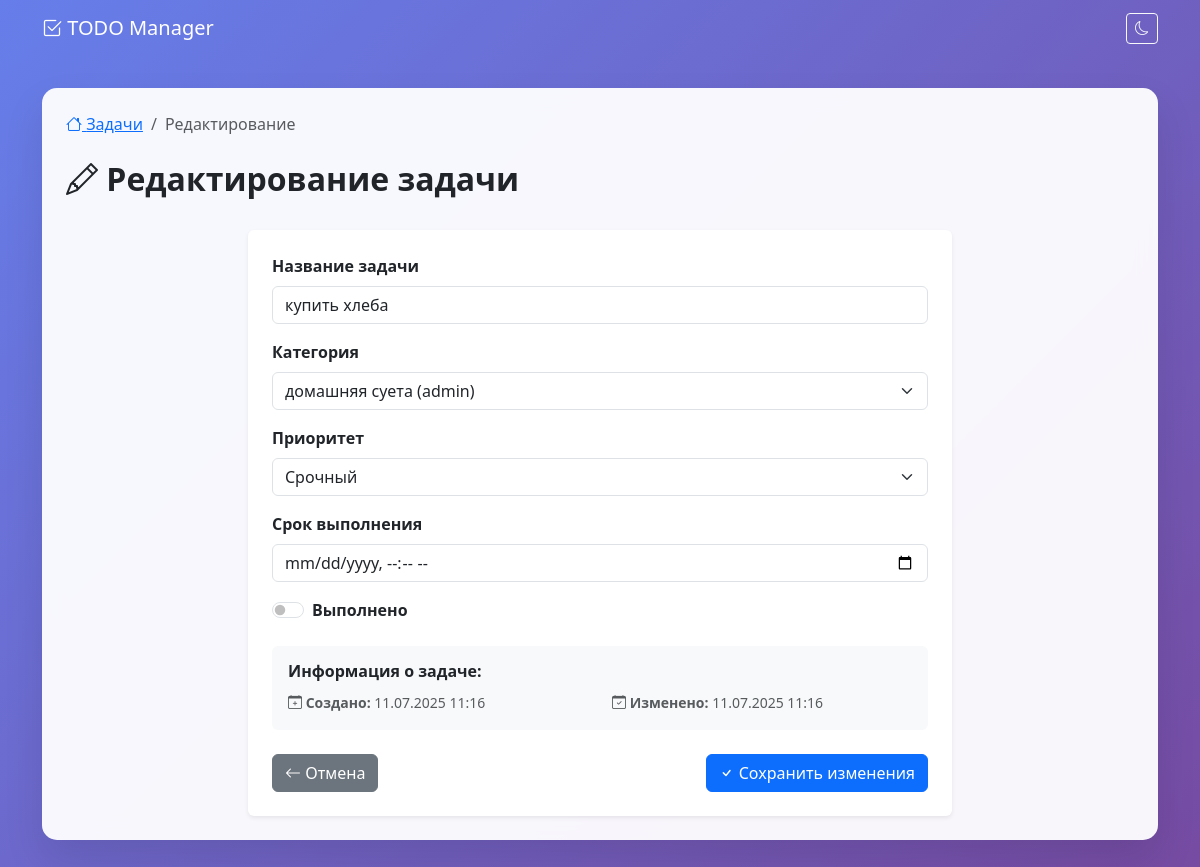
The app's page /todo/todo/1/edit/ (signed in) with its own data.
### todo_list/models.py (models this page shows, shortened)
class ToDoItem(models.Model):
    PRIORITY_CHOICES = [
        ('low', 'Низкий'),
        ('medium', 'Средний'),
        ('high', 'Высокий'),
        ('urgent', 'Срочный'),
    ]
    class Meta:
        verbose_name = 'Задача'
        verbose_name_plural = 'Задачи'
        ordering = ['-created_at']
    title = models.CharField(max_length=200, verbose_name='Название')
    done = models.BooleanField(default=False, verbose_name='Выполнено')
    user = models.ForeignKey(User, on_delete=models.CASCADE, verbose_name='Пользователь')
    category = models.ForeignKey(
        Category,
        on_delete=models.SET_NULL,
        null=True,
        blank=True,
        verbose_name='Категория'
    )
    priority = models.CharField(
        max_length=10,
        choices=PRIORITY_CHOICES,
        default='medium',
        verbose_name='Приоритет'
    )
    due_date = models.DateTimeField(
        null=True,
        blank=True,
        verbose_name='Срок выполнения'
    )
    created_at = models.DateTimeField(auto_now_add=True, verbose_name='Создано')
    updated_at = models.DateTimeField(auto_now=True, verbose_name='Обновлено')

### todo_list/views.py (the view)
# urls.py: path('todo/<int:todo_id>/edit/', views.edit_todo, name='edit_todo'),
@login_required
def edit_todo(request, todo_id):
    todo = get_object_or_404(ToDoItem, id=todo_id, user=request.user)
    if request.method == 'POST':
        form = TodoFormEdit(user=request.user, data=request.POST, instance=todo)
        if form.is_valid():
            form.save()
            messages.success(request, f'Задача "{todo.title}" обновлена!')
            return redirect('todo_list:index')
        else:
            messages.error(request, 'Ошибка при обновлении задачи.')
    else:
        form = TodoFormEdit(user=request.user, instance=todo)
    context = {
        'form': form,
        'todo': todo
    }
    return render(request, 'todo_list/edit.html', context)

### todo_list/models.py (called while the page is built)
    def __str__(self):
        return f"{self.name} ({self.user.username})"

### todo_list/templates/todo_list/edit.html (shortened to what this page needs)
{% extends 'todo_list/base.html' %}
{% block content %}
<div class="p-4">
    <nav aria-label="breadcrumb" class="mb-4">
        <ol class="breadcrumb">
            <li class="breadcrumb-item">
                <a href="{% url 'todo_list:index' %}">
                    <i class="bi bi-house"></i> Задачи
                </a>
            </li>
            <li class="breadcrumb-item active">Редактирование</li>
        </ol>
    </nav>
    <div class="row mb-4">
        <div class="col-md-8">
            <h1 class="h2 fw-bold">
                <i class="bi bi-pencil"></i> Редактирование задачи
            </h1>
        </div>
    </div>
    <div class="row justify-content-center">
        <div class="col-md-8">
            <div class="card border-0 shadow-sm">
                <div class="card-body p-4">
                    <form method="post">
                        <div class="mb-3">
                            <label for="{{ form.title.id_for_label }}" class="form-label fw-bold">
                                {{ form.title.label }}
                            </label>
                            {{ form.title }}
                        </div>
                        <div class="mb-3">
                            <label for="{{ form.category.id_for_label }}" class="form-label fw-bold">
                                {{ form.category.label }}
                            </label>
                            {{ form.category }}
                        </div>
                        <div class="mb-3">
                            <label for="{{ form.priority.id_for_label }}" class="form-label fw-bold">
                                {{ form.priority.label }}
                            </label>
                            {{ form.priority }}
                        </div>
                        <div class="mb-3">
                            <label for="{{ form.due_date.id_for_label }}" class="form-label fw-bold">
                                {{ form.due_date.label }}
                            </label>
                            {{ form.due_date }}
                        </div>
                        <div class="mb-4">
                            <div class="form-check form-switch">
                                {{ form.done }}
                                <label class="form-check-label fw-bold" for="{{ form.done.id_for_label }}">
                                    {{ form.done.label }}
                                </label>
                            </div>
                        </div>
                        <div class="bg-light p-3 rounded mb-4">
                            <h6 class="fw-bold mb-2">Информация о задаче:</h6>
                            <div class="row">
                                <div class="col-md-6">
                                    <small class="text-muted">
                                        <i class="bi bi-calendar-plus"></i>
                                        <strong>Создано:</strong> {{ todo.created_at|date:"d.m.Y H:i" }}
                                    </small>
                                </div>
                                <div class="col-md-6">
                                    <small class="text-muted">
                                        <i class="bi bi-calendar-check"></i>
                                        <strong>Изменено:</strong> {{ todo.updated_at|date:"d.m.Y H:i" }}
                                    </small>
                                </div>
                            </div>
                        </div>
                        <div class="d-flex justify-content-between">
                            <a href="{% url 'todo_list:index' %}" class="btn btn-secondary">
                                <i class="bi bi-arrow-left"></i> Отмена
                            </a>
                            <button type="submit" class="btn btn-primary">
                                <i class="bi bi-check"></i> Сохранить изменения
                            </button>
                        </div>
                    </form>
                </div>
            </div>
        </div>
    </div>
</div>
{% endblock %}

### todo_list/templates/todo_list/base.html (style rules this page uses)
:root { --primary-color: #4f46e5; --secondary-color: #6b7280; --success-color: #059669; --danger-color: #dc2626; --warning-color: #d97706; }
body { background: linear-gradient(135deg, #667eea 0%, #764ba2 100%); min-height: 100vh; font-family: 'Segoe UI', Tahoma, Geneva, Verdana, sans-serif; }

### records on screen
ToDoItem: title "купить хлеба", category "домашняя суета (admin)", priority "Срочный", created_at "11.07.2025 11:16", updated_at "11.07.2025 11:16"
